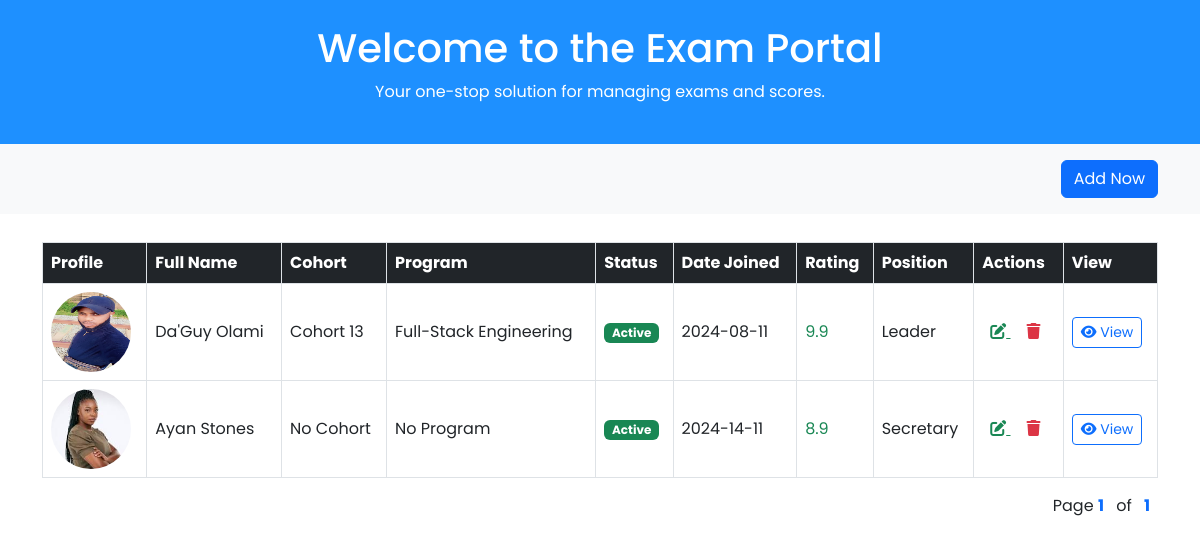
/student_list, run on an earlier commit of the app's database.
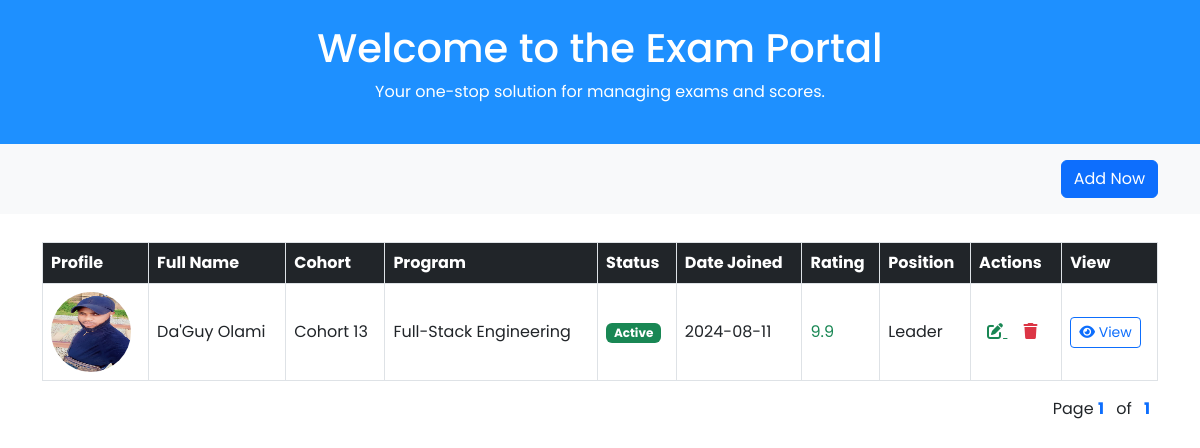
And on a later commit of the database.
### students/models.py (models this page shows, shortened)
class Student(models.Model):
  username = models.CharField(max_length=100)
  first_name = models.CharField(max_length=100)
  last_name = models.CharField(max_length=100)
  student_type = models.CharField(max_length=9, choices=student_position, default='Student')
  status = models.BooleanField(default=True)
  email = models.EmailField(max_length=254, unique=True, validators=[mail_validator])
  phone = models.IntegerField(null=False, blank=False)
  slug = models.SlugField(unique=True, blank=True, editable=False)

class Student_Profile(models.Model):
  student = models.OneToOneField(Student, on_delete=models.CASCADE)
  bio = models.TextField()
  DOB = models.DateField()
  address = models.CharField(max_length=500)
  rating = models.FloatField(default=0.0)
  profile_picture = models.ImageField(upload_to='student_profile')
  date_join = models.DateTimeField(auto_now_add=True)

class Cohort_Group(models.Model):
  name = models.CharField(max_length=100)
  date_join = models.DateTimeField(auto_now_add=True)
  students = models.ManyToManyField(Student)

class Program(models.Model):
  courses = models.CharField(max_length=500)
  grade = models.IntegerField(default=0)
  student = models.ForeignKey(Student, on_delete=models.CASCADE)

### students/views.py (the view)
# urls.py: path('student_list', views.student_list, name='student_list'),
def student_list(request):
    student_list = Student.objects.all()
    paginator = Paginator(student_list, 3)
    page_number = request.GET.get("page")
    page_obj = paginator.get_page(page_number)
    context = {
        'students': page_obj
    }
    return render(request, 'blog/studentlist.html', context)

### templates/blog/studentlist.html (shortened to what the changed rows need)
{% load static %}
<!DOCTYPE html>
<html lang="en">
  <head>
    <link
      href="https://cdn.jsdelivr.net/npm/bootstrap@5.3.0-alpha1/dist/css/bootstrap.min.css"
      rel="stylesheet" />
    <link
      rel="stylesheet"
      href="https://cdnjs.cloudflare.com/ajax/libs/font-awesome/6.0.0-beta3/css/all.min.css" />
    <link
      rel="stylesheet"
      href="https://cdn.jsdelivr.net/npm/bootstrap-icons@1.11.3/font/bootstrap-icons.min.css" />
    <link rel="stylesheet" href="{% static 'CSS/list.css' %}" />
  </head>
  <body>
    <header class="bg-info text-white py-4 text-center">
      <h1>Welcome to the Exam Portal</h1>
    </header>
    <section class="container mt-1 mb-5">
      <div class="table-responsive">
        <table class="table align-middle table-bordered table-hover mt-4">
          <thead class="table-dark">
            {% if students %}
            <tr>
              <th>Profile</th>
              <th>Full Name</th>
              <th>Cohort</th>
              <th>Program</th>
              <th>Status</th>
              <th>Date Joined</th>
              <th>Rating</th>
              <th>Position</th>
              <th>Actions</th>
              <th>View</th>
            </tr>
          </thead>
          <tbody>
            {% for student in students %}
            <tr>
              <td>
                {% if student.student_profile %}
                <img
                src="{{student.student_profile.profile_picture.url}}"
                alt="Profile"
                width="80"
                height="80"
                class="rounded-circle" />
                {% endif %}
              </td>
              <td>{{student.first_name}} {{student.last_name}}</td>
              {% for cohort in student.cohort_group_set.all %}
              <td>{{cohort.name}}</td>
              {% empty %}
              <td>No Cohort</td>
              {% endfor %}
              {% for course in student.program_set.all %}
              <td>{{course.courses}}</td>
              {% empty %}
              <td>No Program</td>
              {% endfor %}
              <td>
                {% if student.status %}
                <span class="badge bg-success text-white">{{student.status|yesno:"Active,Inactive"}}</span>
                {% else %}
                <span class="badge bg-danger text-white">{{student.status|yesno:"Active,Inactive"}}</span>
                {% endif %}
              </td>
              <td>{{student.student_profile.date_join|date:"Y-d-m"}}</td>
              {% if student.student_profile.rating <= 3 %}
              <td class="text-danger">{{student.student_profile.rating}}</td>
              {% elif student.student_profile.rating <= 5 %}
              <td class="text-warning">{{student.student_profile.rating}}</td>
              {% else %}
              <td class="text-success">{{student.student_profile.rating}}</td>
              {% endif %}
              <td>{{student.student_type}}</td>
              <td>
                <a
                href=""
                class="text-success m-2">
                <i class="fas fa-edit"></i>
                </a>
                <a
                  href="{% url 'del_student' student.pk %}"
                  class="text-danger m-2">
                  <i class="fas fa-trash"></i>
                </a>
              </td>
              <td>
                <a
                  href="{% url 'student_profile' student.slug %}"
                  target="_blank"
                  class="btn btn-sm btn-outline-primary">
                  <i class="fas fa-eye"></i> View
                </a>
              </td>
            </tr>
            {% endfor %}
          </tbody>
          {% else %}
          <header class="text-danger py-4 text-center">
            <h1>No students' record available</h1>
          </header>
          {% endif %}
        </table>
      </div>
    </section>
  </body>
</html>

What changed in the data, as far as the page shows it:
removed Student: student_profile.profile_picture (picture), first_name "Ayan", last_name "Stones", status "Active", student_profile.date_join "2024-14-11", student_profile.rating "8.9", student_type "Secretary"
